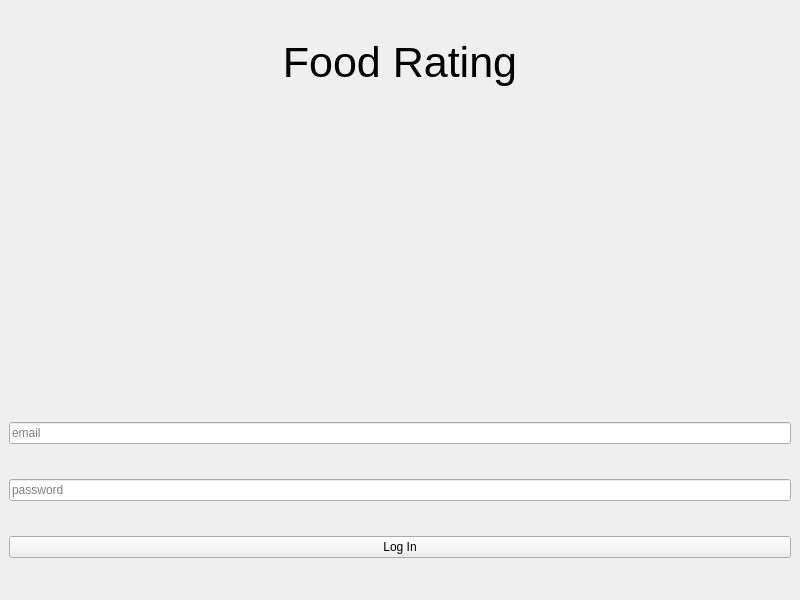
<?xml version="1.0" encoding="UTF-8"?>
<ui version="4.0">
 <class>LoginWindow</class>
 <widget class="QMainWindow" name="LoginWindow">
  <property name="geometry">
   <rect>
    <x>0</x>
    <y>0</y>
    <width>800</width>
    <height>600</height>
   </rect>
  </property>
  <property name="windowTitle">
   <string>MainWindow</string>
  </property>
  <widget class="QWidget" name="centralwidget">
   <layout class="QVBoxLayout" name="verticalLayout">
    <item>
     <widget class="QLabel" name="label">
      <property name="sizePolicy">
       <sizepolicy hsizetype="Preferred" vsizetype="Maximum">
        <horstretch>0</horstretch>
        <verstretch>0</verstretch>
       </sizepolicy>
      </property>
      <property name="font">
       <font>
        <pointsize>32</pointsize>
       </font>
      </property>
      <property name="text">
       <string>Food Rating</string>
      </property>
      <property name="alignment">
       <set>Qt::AlignCenter</set>
      </property>
     </widget>
    </item>
    <item>
     <spacer name="verticalSpacer">
      <property name="orientation">
       <enum>Qt::Vertical</enum>
      </property>
      <property name="sizeType">
       <enum>QSizePolicy::Maximum</enum>
      </property>
      <property name="sizeHint" stdset="0">
       <size>
        <width>20</width>
        <height>300</height>
       </size>
      </property>
     </spacer>
    </item>
    <item>
     <widget class="QLineEdit" name="emailLineEdit">
      <property name="placeholderText">
       <string>email</string>
      </property>
     </widget>
    </item>
    <item>
     <widget class="QLineEdit" name="passwordLineEdit">
      <property name="placeholderText">
       <string>password</string>
      </property>
     </widget>
    </item>
    <item>
     <widget class="QPushButton" name="loginButton">
      <property name="text">
       <string>Log In</string>
      </property>
     </widget>
    </item>
   </layout>
  </widget>
 </widget>
 <resources/>
 <connections/>
</ui>
